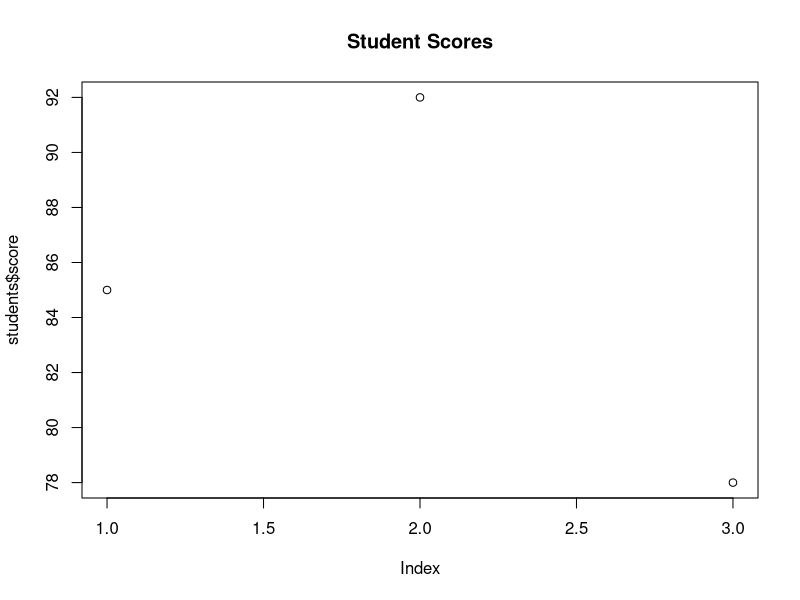

Source code (R):
# Student Submission - Introduction to R Programming
# Name: Student Example
# Assignment: Basic R Operations

# Q1: Calculate the average of a vector
numbers <- c(10, 20, 30, 40, 50)
total <- sum(numbers)
# Missing: average calculation

# Q2: Create a function to check if a number is even
check_even <- function(x) {
  if (x %% 2 == 1) {  # Logic error: should be == 0 for even numbers
    return("even")
  } else {
    return("odd")
  }
}

# Q3: Work with data frame
students <- data.frame(
  name = c("Alice", "Bob", "Charlie"),
  score = c(85, 92, 78)
)

# Find students with score > 80
high_scores <- students[students$score < 80, ]  # Logic error: should be >

# Q4: Plot the data
plot(students$score)
title("Student Scores")  # Missing proper labels and formatting
 
